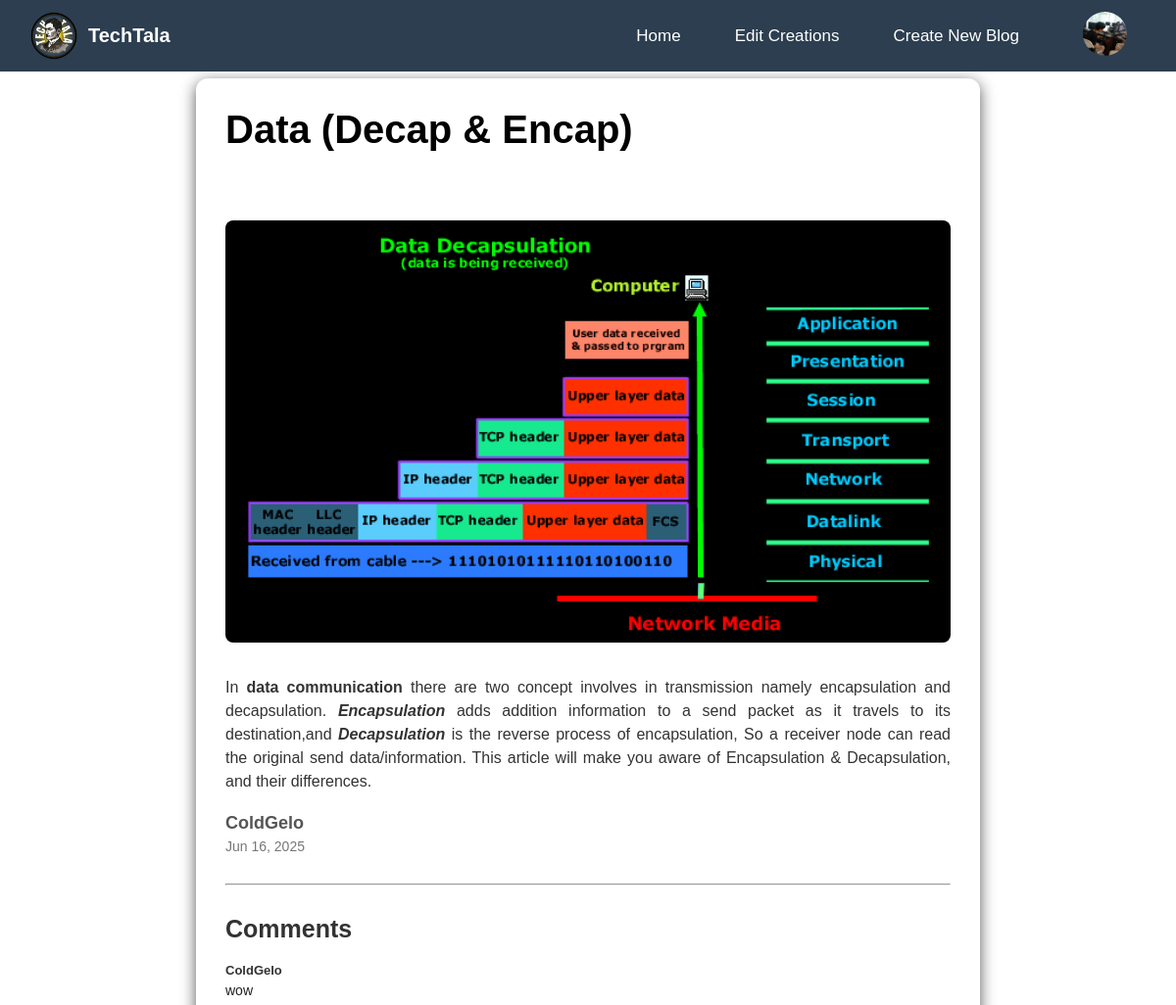
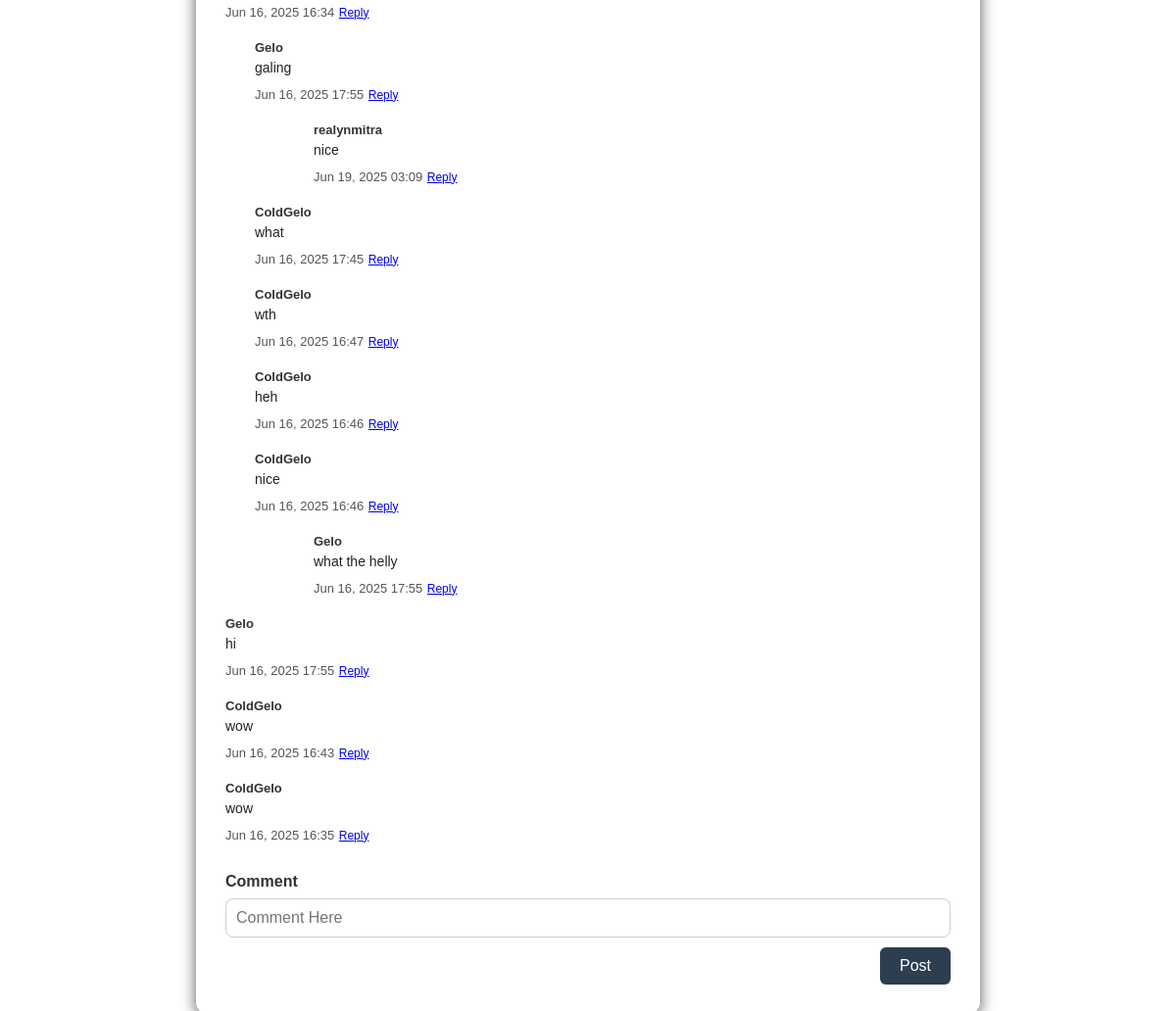
/Author/view.php?id=34 (signed in), run on the app's committed database (2 pictures, top to bottom).
### tables this page shows
CREATE TABLE `users` (
  `id` int(11) NOT NULL,
  `username` varchar(30) NOT NULL,
  `pass` varchar(255) NOT NULL,
  `email` varchar(100) NOT NULL,
  `created_at` datetime NOT NULL DEFAULT curtime(),
  `role` varchar(50) DEFAULT NULL,
  `display_name` varchar(100) DEFAULT NULL,
  `gender` enum('male','female','not-specified') DEFAULT NULL,
  `bio` text DEFAULT NULL,
  `profile_picture` varchar(255) DEFAULT NULL
);

CREATE TABLE `post` (
  `id` int(11) NOT NULL,
  `username` varchar(30) NOT NULL,
  `title` varchar(100) NOT NULL,
  `content` text NOT NULL,
  `image` varchar(255) DEFAULT NULL,
  `created_at` datetime NOT NULL DEFAULT curtime(),
  `users_id` int(11) DEFAULT NULL,
  `updated_at` datetime DEFAULT current_timestamp() ON UPDATE current_timestamp()
);

CREATE TABLE `comments` (
  `id` int(11) NOT NULL,
  `username` varchar(30) NOT NULL,
  `comment_text` text NOT NULL,
  `created_at` datetime NOT NULL DEFAULT curtime(),
  `users_id` int(11) DEFAULT NULL,
  `post_id` int(11) DEFAULT NULL,
  `parent_id` int(11) DEFAULT NULL
);

### db.php (called while the page is built, shortened)
<?php
require('db.connect.php');
function executeQuery($sql, $data){
    global $conn;
    $stmt = $conn->prepare($sql);
    if (count($data) > 0) {
        $values = array_values($data);
        $types = str_repeat('s', count($values));
        $stmt->bind_param($types, ...$values);
    }
    $stmt->execute();
    return $stmt;
}
function selectAll($table, $conditions = []){
    global $conn;
    $sql = "SELECT * FROM $table";
    if (empty($conditions)){
        $stmt = $conn->prepare($sql);
        if (!$stmt) {
            die("Prepare failed: " . $conn->error);
        }
        $stmt->execute();
        $records = $stmt->get_result()->fetch_all(MYSQLI_ASSOC);
        return $records;
    } else {
        $i = 0;
        foreach ($conditions as $key => $value){
            if ($i === 0){
                $sql = $sql . " WHERE $key = ?";
            } else {
                $sql = $sql . " AND $key = ?";
            }
            $i++;
        }
        $stmt = executeQuery($sql, $conditions);
        $records = $stmt->get_result()->fetch_all(MYSQLI_ASSOC);
        return $records;
    }
}
function selectOne($table, $conditions = []){
    $sql = "SELECT * FROM $table";
    $i = 0;
    foreach ($conditions as $key => $value){
        if ($i === 0){
            $sql = $sql . " WHERE $key = ?";
        } else {
            $sql = $sql . " AND $key = ?";
        }
        $i++;
    }
    $sql = $sql . " LIMIT 1";
    $stmt = executeQuery($sql, $conditions);
    $records = $stmt->get_result()->fetch_all(MYSQLI_ASSOC);
    return !empty($records) ? $records[0] : [];
}
?>

### Author/view.php (the view, shortened to what this page needs)
<?php
include '../db.connect.php';
include '../db.php';
$post_id = isset($_GET['id']) ? (int)$_GET['id'] : 0;
$post = selectOne('post', ['id' => $post_id]);
$comments = selectAll('comments', ['post_id' => $post_id]);
function buildCommentTree($comments) {
    $tree = [];
    foreach ($comments as $comment) {
        $parentID = $comment['parent_id'];
        if ($parentID === null || $parentID === '0' || $parentID === 0 || $parentID === '') {
            $parentID = null;
        }
        $tree[$parentID][] = $comment;
    }
    return $tree;
}
$commentTree = buildCommentTree($comments);
function getLatestActivity($comment, $tree) {
    $latest = strtotime($comment['created_at']);
    $id = $comment['id'];
    if (!empty($tree[$id])) {
        foreach ($tree[$id] as $child) {
            $childLatest = getLatestActivity($child, $tree);
            if ($childLatest > $latest) {
                $latest = $childLatest;
            }
        }
    }
    return $latest;
}
$order = $commentTree[null] ?? [];
usort($order, function($a, $b) use ($commentTree) {
    $aLatest = getLatestActivity($a, $commentTree);
    $bLatest = getLatestActivity($b, $commentTree);
    return $bLatest - $aLatest;
});
function displayComments($tree, $comments, $level = 0) {
    foreach ($comments as $comment) {
        echo '<div class="comm" style="margin-left:'.($level*30).'px">';
        echo '<strong style="font-size:13px; color: #333;">' . htmlspecialchars($comment['username']) . '</strong>';
        echo '<p style="font-size: 14px; color: #222; margin-top:5px;">' . nl2br(htmlspecialchars($comment['comment_text'])) . '</p>';
        echo '<span class="comment-date" style="font-size:13px; color: #555; margin-top:0;">' . date('M j, Y H:i', strtotime($comment['created_at'])) . '</span>';
        echo '<a href="#" style="font-size:12px;" class="reply-link" data-commentid="'.$comment['id'].'">Reply</a>';
        if (!empty($tree[$comment['id']])) {
            $children = $tree[$comment['id']];
            usort($children, function($a, $b) {
                return strtotime($b['created_at']) - strtotime($a['created_at']);
            });
            displayComments($tree, $children, $level+1);
        }
        echo '</div>';
    }
}
?>
<!DOCTYPE html>
<html lang="en">
<head>
    <link rel="stylesheet" href="view.css">
</head>
<body>
    <?php include("header.php"); ?>
    <div class="main">
        <div class="contents">
            <h1><?php echo htmlspecialchars($post['title']); ?></h1>
            <?php if (!empty($post['image'])): ?>
                <img src="../Author/images/<?php echo htmlspecialchars($post['image']); ?>" alt="<?php echo htmlspecialchars($post['title']); ?>">
            <?php else: ?>
                <img src="image/type.avif" alt="">
            <?php endif; ?>
            <div>
                <?php echo $post['content']; ?>
            </div>
            <h4><?php echo htmlspecialchars($post['username']); ?></h4>
            <span><?php echo date('M j, Y', strtotime($post['created_at'])); ?></span>
        </div>
        <div class="comment-s">
            <div class="comments">
                <hr>
                <h2>Comments</h2>
                <?php displayComments($commentTree, $order); ?>
            </div>
            <form action="" method="post" autocomplete="off">
                <div class="c-section">
                    <label><span>Comment</span></label><br>
                    <input type="text" name="comment_text" id="type-comment" placeholder="Comment Here" autocomplete="off" required>
                </div>
                <div class="post">
                    <button type="submit">Post</button>
                </div>
            </form>
        </div>
    </div>
</body>
</html>

### Author/header.php (shortened to what this page needs)
<?php
require_once '../db.connect.php';
require_once '../db.php';
$profile_pic_path = 'image/profile.png';
if (isset($_SESSION['user_id'])) {
    $user = selectOne('users', ['id' => $_SESSION['user_id']]);
    if ($user && !empty($user['profile_picture'])) {
        $profile_pic_path = '../profiles/' . $user['profile_picture'];
    }
}
?>
<!DOCTYPE html>
<html lang="en">
<head>
    <link rel="stylesheet" href="header.css">
</head>
<body>
    <nav>
        <img src="image/logo.png" class="logo">
        <h3>TechTala</h3>
        <ul>
            <li><a href="homepage.php">Home</a></li>
            <li><a href="creations.php">Edit Creations</a></li>
            <li><a href="create_newblog.php">Create New Blog</a></li>
            <li><div class="drop">
            <div class="menu">
                <img class="profile" src="<?php echo htmlspecialchars($profile_pic_path); ?>" alt="Profile Picture"?>
            </div>
            </div></div></li>
        </ul>
    </nav>
</body>
</html>

### Author/view.css (style rules this page uses)
* { margin-top: 0; padding: 0; box-sizing: border-box; font-family: 'Poppins', sans-serif; }
nav { background-color: #2C3E50; }
.main { max-width: 800px; margin: 80px auto; padding: 30px; border-radius: 12px; box-shadow: 0 4px 16px #5a5959; }
.main .contents img { width: 100%; height: auto; max-height: 800px; border-radius: 8px; margin-bottom: 30px; margin-top: 50px; }
.main .contents h1 { font-size: 40px; color: black; margin-bottom: 20px; }
.main .contents p { line-height: 1.5; color: #333; text-align: justify; }
.main .contents h4 { margin-top: 20px; font-weight: 600; font-size: 18px; color: #555; }
.main .contents span { display: block; color: #777; font-size: 14px; margin-top: 5px; }
.main .comments { margin-top: 10px; padding-top: 20px; }
.main .comments h2 { font-size: 25px; margin-bottom: 10px; margin-top: 30px; color: #333; }
.main .comm strong { display: block; margin-top: 10px; color: #111; padding-top: 10px; }
.main .comm p { color: #555; margin-bottom: 10px; }
.main .c-section { margin-top: 30px; }
.main .c-section label span { font-weight: 600; color: #333; }
.main .c-section #type-comment { width: 100%; border: 1px solid #ccc; padding: 10px; margin-top: 8px; border-radius: 8px; font-size: 16px; }
.main .post { display: flex; justify-content: flex-end; }
.main .post button { margin-top: 10px; padding: 10px 20px; background-color: #2C3E50; color: #fff; border: none; border-radius: 6px; font-size: 16px; cursor: pointer; transition: 0.3s ease; }

### Author/header.css (style rules this page uses)
* { margin: 0; padding: 0; box-sizing: border-box; font-family: 'Poppins', sans-serif; }
nav { width: 100%; position: fixed; top: 0; left: 0; padding: 2px 10px; display: flex; align-items: center; z-index: 1000; }
nav .logo { width: 70px; margin-left: 10px; }
h3 { color: #fff; font-size: 20px; text-decoration: none; display: inline-block; position: fixed; margin-left: 80px; }
nav ul { margin-left: auto; display: flex; align-items: center; gap: 35px; }
nav ul li { list-style: none; display: inline-block; }
nav ul li a { text-decoration: none; color: #fff; font-size: 17px; transition: 0.3s; position: relative; padding: 0 10px; }
nav ul li a::after { content: ""; position: absolute; left: 0; bottom: -10px; width: 0%; height: 2px; background: white; margin-left: 50px; transition: 0.4s ease; }
.drop { position: relative; display: inline-block; padding: 10px; border-radius: 10px; cursor: pointer; }
.profile { width: 45px; height: 45px; margin-left: 10px; margin-right: 30px; border-radius: 50%; object-fit: cover; }

### data on the page
users: profile_picture (picture)
post: title "Data (Decap & Encap)", image (picture), content "In data communication there are two concept involves in transmission namely encapsulation and decapsulation. Encapsulation adds addition information to a send packet as it travels to its destination,and Decapsulation is the reverse process of encapsulation, So a receiver node can read the original send data/information. This article will make you aware of Encapsulation & Decapsulation, and their differences.", username "ColdGelo", created_at "Jun 16, 2025"
comments: username "ColdGelo", comment_text "wow", created_at "Jun 16, 2025 16:34"
comments: username "Gelo", comment_text "galing", created_at "Jun 16, 2025 17:55"
comments: username "realynmitra", comment_text "nice", created_at "Jun 19, 2025 03:09"
comments: username "ColdGelo", comment_text "what", created_at "Jun 16, 2025 17:45"
comments: username "ColdGelo", comment_text "wth", created_at "Jun 16, 2025 16:47"
comments: username "ColdGelo", comment_text "heh", created_at "Jun 16, 2025 16:46"
comments: username "ColdGelo", comment_text "nice", created_at "Jun 16, 2025 16:46"
comments: username "Gelo", comment_text "what the helly", created_at "Jun 16, 2025 17:55"
comments: username "Gelo", comment_text "hi", created_at "Jun 16, 2025 17:55"
comments: username "ColdGelo", comment_text "wow", created_at "Jun 16, 2025 16:43"
comments: username "ColdGelo", comment_text "wow", created_at "Jun 16, 2025 16:35"
